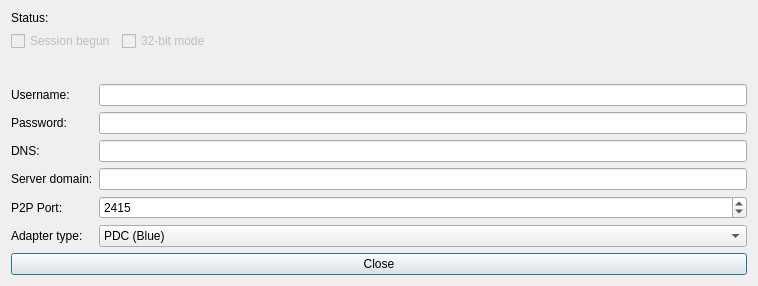
<?xml version="1.0" encoding="UTF-8"?>
<ui version="4.0">
 <class>MobileAdapterView</class>
 <widget class="QDialog" name="MobileAdapterView">
  <property name="geometry">
   <rect>
    <x>0</x>
    <y>0</y>
    <width>758</width>
    <height>286</height>
   </rect>
  </property>
  <property name="windowTitle">
   <string>Mobile Adapter GB</string>
  </property>
  <layout class="QVBoxLayout" name="verticalLayout_4">
   <item>
    <layout class="QFormLayout" name="adapterStatusLayout">
     <item row="1" column="0">
      <widget class="QLabel" name="adapterStatusNameLabel">
       <property name="text">
        <string>Status:</string>
       </property>
      </widget>
     </item>
     <item row="1" column="1">
      <widget class="QLabel" name="adapterStatusLabel">
       <property name="text">
        <string/>
       </property>
      </widget>
     </item>
     <item row="2" column="0">
      <widget class="QCheckBox" name="sessionBegunBox">
       <property name="enabled">
        <bool>false</bool>
       </property>
       <property name="text">
        <string>Session begun</string>
       </property>
       <property name="checkable">
        <bool>true</bool>
       </property>
      </widget>
     </item>
     <item row="2" column="1">
      <widget class="QCheckBox" name="mode32Box">
       <property name="enabled">
        <bool>false</bool>
       </property>
       <property name="text">
        <string>32-bit mode</string>
       </property>
       <property name="checkable">
        <bool>true</bool>
       </property>
      </widget>
     </item>
    </layout>
   </item>
   <item>
    <layout class="QFormLayout" name="configLayout">
     <item row="5" column="0">
      <widget class="QLabel" name="p2pPortLabel">
       <property name="text">
        <string>P2P Port:</string>
       </property>
      </widget>
     </item>
     <item row="5" column="1">
      <widget class="QSpinBox" name="p2pPortEdit">
       <property name="minimum">
        <number>1</number>
       </property>
       <property name="maximum">
        <number>65535</number>
       </property>
       <property name="value">
        <number>2415</number>
       </property>
      </widget>
     </item>
     <item row="4" column="0">
      <widget class="QLabel" name="serverDomainLabel">
       <property name="text">
        <string>Server domain:</string>
       </property>
      </widget>
     </item>
     <item row="4" column="1">
      <widget class="QLineEdit" name="serverDomainEdit"/>
     </item>
     <item row="2" column="0">
      <widget class="QLabel" name="dnsLabel">
       <property name="text">
        <string>DNS:</string>
       </property>
      </widget>
     </item>
     <item row="2" column="1">
      <widget class="QLineEdit" name="dnsEdit"/>
     </item>
     <item row="0" column="0">
      <widget class="QLabel" name="usernameLabel">
       <property name="text">
        <string>Username:</string>
       </property>
      </widget>
     </item>
     <item row="1" column="0">
      <widget class="QLabel" name="passwordLebel">
       <property name="text">
        <string>Password:</string>
       </property>
      </widget>
     </item>
     <item row="0" column="1">
      <widget class="QLineEdit" name="usernameEdit"/>
     </item>
     <item row="1" column="1">
      <widget class="QLineEdit" name="passwordEdit"/>
     </item>
     <item row="6" column="0">
      <widget class="QLabel" name="adapterTypelabel">
       <property name="text">
        <string>Adapter type:</string>
       </property>
      </widget>
     </item>
     <item row="6" column="1">
      <widget class="QComboBox" name="adapterTypeCombo">
       <property name="currentText">
        <string>PDC (Blue)</string>
       </property>
       <property name="currentIndex">
        <number>0</number>
       </property>
       <item>
        <property name="text">
         <string>PDC (Blue)</string>
        </property>
       </item>
       <item>
        <property name="text">
         <string>CDMAone (Yellow)</string>
        </property>
       </item>
       <item>
        <property name="text">
         <string>PHS (Green)</string>
        </property>
       </item>
       <item>
        <property name="text">
         <string>DDI (Red)</string>
        </property>
       </item>
      </widget>
     </item>
    </layout>
   </item>
   <item>
    <layout class="QHBoxLayout" name="inputLayout">
     <item>
      <widget class="QPushButton" name="closeButton">
       <property name="text">
        <string>Close</string>
       </property>
      </widget>
     </item>
    </layout>
   </item>
  </layout>
 </widget>
 <resources/>
 <connections>
  <connection>
   <sender>closeButton</sender>
   <signal>clicked()</signal>
   <receiver>MobileAdapterView</receiver>
   <slot>closeButtonClick()</slot>
   <hints>
    <hint type="sourcelabel">
     <x>701</x>
     <y>394</y>
    </hint>
    <hint type="destinationlabel">
     <x>378</x>
     <y>209</y>
    </hint>
   </hints>
  </connection>
  <connection>
   <sender>p2pPortEdit</sender>
   <signal>valueChanged(int)</signal>
   <receiver>MobileAdapterView</receiver>
   <slot>p2pPortChanged(int)</slot>
   <hints>
    <hint type="sourcelabel">
     <x>426</x>
     <y>361</y>
    </hint>
    <hint type="destinationlabel">
     <x>378</x>
     <y>209</y>
    </hint>
   </hints>
  </connection>
  <connection>
   <sender>serverDomainEdit</sender>
   <signal>textChanged(QString)</signal>
   <receiver>MobileAdapterView</receiver>
   <slot>serverDomainChanged(QString)</slot>
   <hints>
    <hint type="sourcelabel">
     <x>426</x>
     <y>333</y>
    </hint>
    <hint type="destinationlabel">
     <x>378</x>
     <y>209</y>
    </hint>
   </hints>
  </connection>
  <connection>
   <sender>adapterTypeCombo</sender>
   <signal>currentIndexChanged(int)</signal>
   <receiver>MobileAdapterView</receiver>
   <slot>adapterTypeChanged(int)</slot>
   <hints>
    <hint type="sourcelabel">
     <x>426</x>
     <y>305</y>
    </hint>
    <hint type="destinationlabel">
     <x>378</x>
     <y>209</y>
    </hint>
   </hints>
  </connection>
  <connection>
   <sender>dnsEdit</sender>
   <signal>textChanged(QString)</signal>
   <receiver>MobileAdapterView</receiver>
   <slot>dnsChanged(QString)</slot>
   <hints>
    <hint type="sourcelabel">
     <x>426</x>
     <y>262</y>
    </hint>
    <hint type="destinationlabel">
     <x>378</x>
     <y>209</y>
    </hint>
   </hints>
  </connection>
  <connection>
   <sender>passwordEdit</sender>
   <signal>textChanged(QString)</signal>
   <receiver>MobileAdapterView</receiver>
   <slot>passwordChanged(QString)</slot>
   <hints>
    <hint type="sourcelabel">
     <x>426</x>
     <y>234</y>
    </hint>
    <hint type="destinationlabel">
     <x>378</x>
     <y>209</y>
    </hint>
   </hints>
  </connection>
  <connection>
   <sender>usernameEdit</sender>
   <signal>textChanged(QString)</signal>
   <receiver>MobileAdapterView</receiver>
   <slot>usernameChanged(QString)</slot>
   <hints>
    <hint type="sourcelabel">
     <x>426</x>
     <y>206</y>
    </hint>
    <hint type="destinationlabel">
     <x>378</x>
     <y>209</y>
    </hint>
   </hints>
  </connection>
 </connections>
 <slots>
  <slot>closeButtonClick()</slot>
  <slot>resetButtonClick()</slot>
  <slot>p2pPortChanged(int)</slot>
  <slot>serverDomainChanged(QString)</slot>
  <slot>adapterTypeChanged(int)</slot>
  <slot>usernameChanged(QString)</slot>
  <slot>passwordChanged(QString)</slot>
  <slot>dnsChanged(QString)</slot>
 </slots>
</ui>
